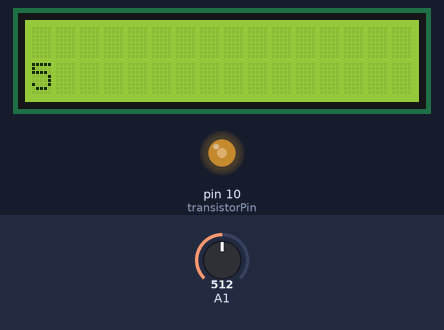
The sketch below on a simulated Arduino Uno, built with avr-gcc and run on an emulated ATmega328P. Shown: 16×2 character LCD, output pins drawn as LEDs (lit = HIGH). The inputs (shaded band) are chosen by the test bench; at power-on: A1 = 512. What the sketch prints to the serial monitor is not drawn.

Above: at 1.2 s.
1.3 s: A1 set to 716
At 2.0 s:
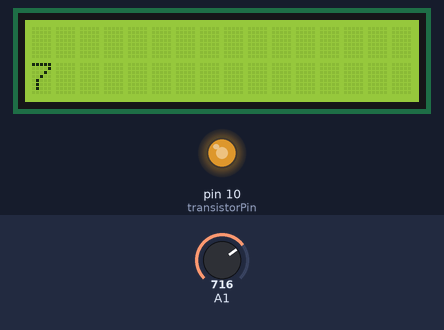
2.8 s: A1 set to 900
At 3.8 s:
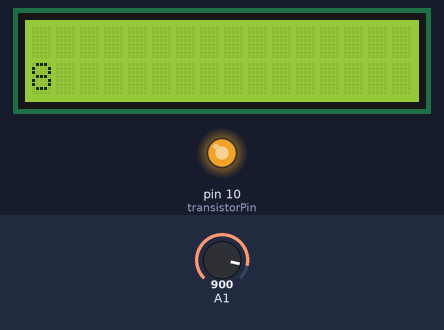
4.3 s: A1 set to 122
At 5.5 s:
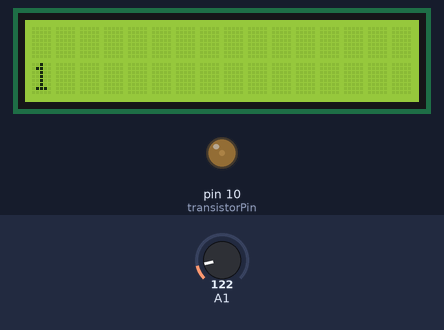
5.8 s: A1 set to 0
At 6.3 s:
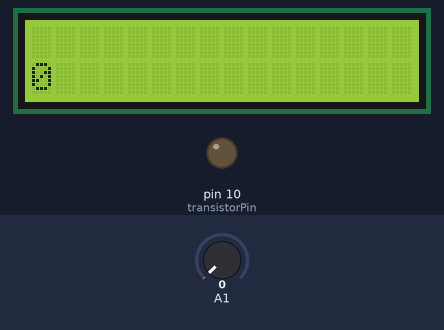
7.3 s: A1 set to 511
At 8.0 s:
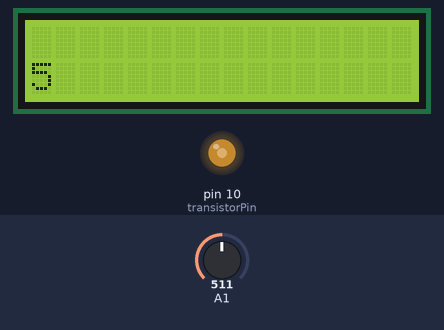
Timing chart, 0 to 9.8 s (numbered marks = the images above; inputs shaded):
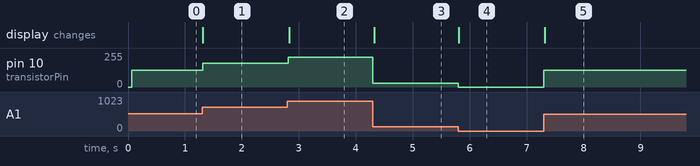

The sketch:

PUMP_CONTROL.ino
```cpp
const int transistorPin = 10;    // connected to the base of the transistor

#include <Wire.h>
#include <LiquidCrystal_I2C.h>
//I2C pins declaration
LiquidCrystal_I2C lcd(0x27, 2, 1, 0, 4, 5, 6, 7, 3, POSITIVE);

 void setup() {
   // set  the transistor pin as output:
   pinMode(transistorPin, OUTPUT);
   Serial.begin(9600);
   lcd.begin(16,2);//Defining 16 columns and 2 rows of lcd display
  lcd.backlight();//To Power ON the back light
  //lcd.backlight();// To Power OFF the back light
 }

 void loop() {
   // read the potentiometer:
   int sensorValue = analogRead(A1);
   // map the sensor value to a range from 0 - 255:
   Serial.print(sensorValue/25);
   Serial.print("\n");
   int outputValue = map(sensorValue, 0, 1023, 0, 255);
   // use that to control the transistor:
   analogWrite(transistorPin, outputValue);
   //Write your code
  lcd.clear();
  lcd.setCursor(0,1);  //Defining positon to write from second row,first column .
  lcd.print((outputValue/25));
  delay(10);
 }
```

Measured:
- after the input at 1.3 s, pin 10 (transistorPin): 127/255 → 178/255 at once; the display: changes at once (image 1)
- after the input at 2.8 s, pin 10 (transistorPin): 178/255 → 224/255 at once; the display: changes at once (image 2)
- after the input at 4.3 s, pin 10 (transistorPin): 224/255 → 30/255 at once; the display: changes at once (image 3)
- after the input at 5.8 s, pin 10 (transistorPin): 30/255 → 0/255 at once; the display: changes at once (image 4)
- after the input at 7.3 s, pin 10 (transistorPin): 0/255 → 127/255 at once; the display: changes at once (image 5)
